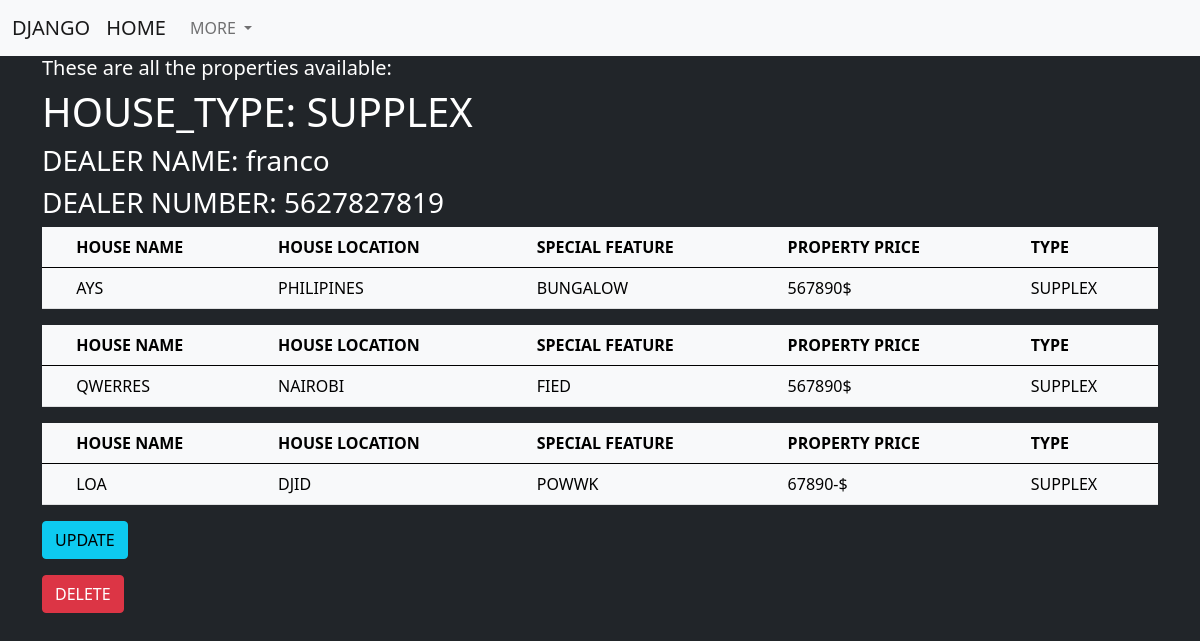
The app's page /realapp/4/ with its own data.
### realapp/models.py (models this page shows, shortened)
class Type(models.Model):
    house_type = models.CharField(max_length=264,blank=False)
    dealer_name = models.CharField(max_length=264)
    dealer_number = models.CharField(max_length=15,blank=False)
    def __str__(self):
        return self.house_type

class Houses(models.Model):
    property_name = models.CharField(max_length=264)
    property_location = models.CharField(max_length=264)
    special_feature = models.CharField(max_length=264)
    property_price = models.CharField(max_length=264)
    type = models.ForeignKey(Type,related_name="houses", on_delete=models.CASCADE)

### realapp/views.py (the view)
# urls.py: path('<int:pk>/' ,views.TypeDetailView.as_view(),name="detail"),
class TypeDetailView(DetailView):
 model = models.Type
 context_object_name = 'type_details'
 template_name = 'realapp/type_detail.html'

### realapp/templates/realapp/type_detail.html
<!DOCTYPE html>
{% extends 'realapp/base.html' %}
{% block body_block %}
<div class="container">
    <h5>These are all the properties available: </h5>
    <h1> HOUSE_TYPE:  {{ type_details.house_type }}</h1>
    <h3>DEALER NAME: {{ type_details.dealer_name }}</h3>
    <h3> DEALER NUMBER: {{ type_details.dealer_number }}</h3>
        {% for house in type_details.houses.all %}
        <table class="table table-light">
            <thead>
              <tr>
                <th scope="col"></th>
                <th scope="col">HOUSE NAME</th>
                <th scope="col">HOUSE LOCATION</th>
                <th scope="col">SPECIAL FEATURE</th>
                <th scope="col">PROPERTY PRICE</th>
                <th scope="col">TYPE</th>
              </tr>
            </thead>
            <tbody>
              <tr>
                <th scope="row"></th>
                <td>{{ house.property_name }}</td>
                <td>{{ house.property_location }}</td>
                <td>{{ house.special_feature }}</td>
                <td>{{ house.property_price }}</td>
                <td>{{ house.type }}</td>
              </tr>
            </tbody>
          </table>
        {% endfor%}
<P><a  class="btn btn-info" href="{% url 'realapp:update' pk=type_details.pk %}">UPDATE</a></P>
<P><a  class="btn btn-danger" href="{% url 'realapp:delete' pk=type_details.pk %}">DELETE</a></P>
</div>
{% endblock %}

### realapp/templates/realapp/base.html (shortened to what this page needs)
<!doctype html>
<html lang="en">
  <head>
    <link href="https://cdn.jsdelivr.net/npm/bootstrap@5.0.2/dist/css/bootstrap.min.css" rel="stylesheet">
  </head>
  <body class="bg-dark text-white">
    <nav class="navbar navbar-expand-lg navbar-light bg-light">
        <div class="container-fluid">
          <a class="navbar-brand" href="{% url 'admin:index' %}">DJANGO</a>
          <a   class="navbar-brand" href="{% url 'realapp:index' %}">HOME</a></li>
          <div class="collapse navbar-collapse" id="navbarNavDropdown">
            <ul class="navbar-nav">
              <li class="nav-item dropdown">
                <a class="nav-link dropdown-toggle" href="#" id="navbarDropdownMenuLink" role="button" data-bs-toggle="dropdown" aria-expanded="false">
                  MORE
                </a>
              </li>
            </ul>
          </div>
        </div>
      </nav>
    {% block body_block %}
    {% endblock %}
  </body>
</html>

### records on screen
Type: house_type "SUPPLEX", dealer_name "franco", dealer_number "5627827819"
Houses: property_name "AYS", property_location "PHILIPINES", special_feature "BUNGALOW", property_price "567890$", type "SUPPLEX"
Houses: property_name "QWERRES", property_location "NAIROBI", special_feature "FIED", property_price "567890$", type "SUPPLEX"
Houses: property_name "LOA", property_location "DJID", special_feature "POWWK", property_price "67890-$", type "SUPPLEX"
